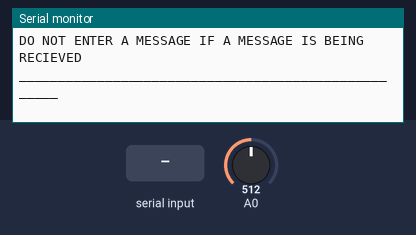
A sketch run on a simulated Arduino Mega 2560, built with avr-gcc and run on an emulated ATmega2560. Parts: the last lines printed to the serial monitor. The test bench sets the inputs (shaded band); at power-on: A0 = 512. Random numbers use the default seed unless the sketch sets one.

Above: at 1.3 s.
1.4 s: "1" received over Serial
At 3.2 s:
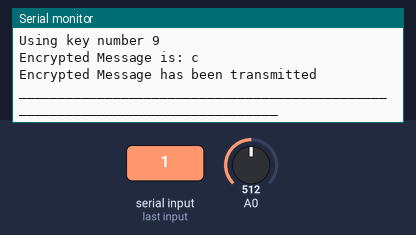
4.0 s: "1" received over the second serial link
At 4.9 s:
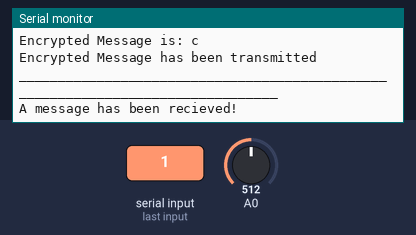
6.6 s: "0" received over Serial
At 8.4 s:
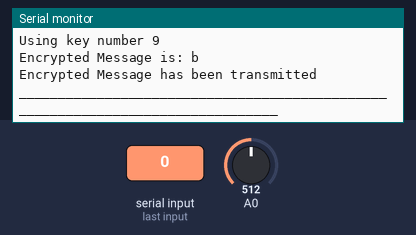
9.2 s: "0" received over the second serial link
At 10.9 s:
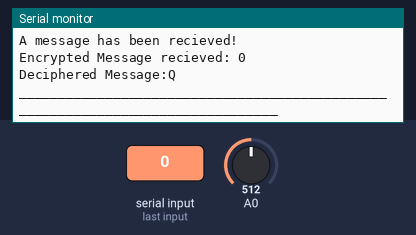
11.8 s: "2" received over Serial
At 13.5 s:
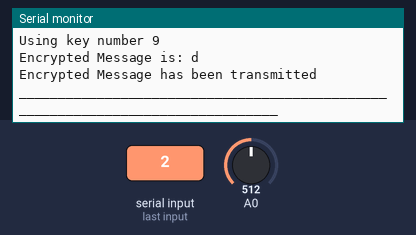
14.4 s: "2" received over the second serial link
At 16.1 s:
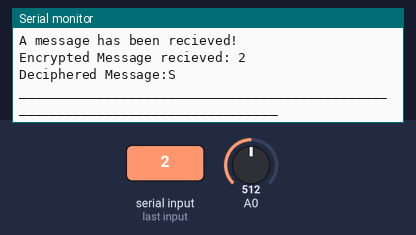

Measured:
- after the input at 1.4 s, the serial monitor: prints a new line after 1.1 s (image 1)
- after the input at 4.0 s, the serial monitor: prints a new line at once (image 2)
- after the input at 6.6 s, the serial monitor: prints a new line after 1.1 s (image 3)
- after the input at 9.2 s, the serial monitor: prints a new line at once (image 4)
- after the input at 11.8 s, the serial monitor: prints a new line after 1.1 s (image 5)
- after the input at 14.4 s, the serial monitor: prints a new line at once (image 6)

The sketch:

Serial_Cipher_TX_and_RX.ino
```cpp
const String keys[] = {
  "TTZUZRZJHP",
  "SUENIFKGAT",
  "CEXGWKMCVQ",
  "SIACAKRFM",
  "CSMKSWSNLH",
  "IPIJWROJBB",
  "SZSGAMYJGJ",
  "BIHLBNUIJS",
  "UTFGSQAISS",
  "SSPXJXURJV",
  "XPDRYPOFAC",
  "DROIFANPZE",
  "DKTZXUQLAM",
  "UDHAWMAJTG",
  "HKTQMEPWXS",
  "IRUQAHZSBP",
  "ZHZAAGTMTN",
  "EHORTISSLQ",
  "NYZZQALWTP",
  "PEEGDJLQLQ",
  "UNQGHTXFSG",
  "NOBSTVFLAX",
  "GQJYEVUNCX",
  "UTJDNOCLSP",
  "XQNGBDOBEN",
  "FURHLIZSIN",
  "AAAPEIGRHI",
  "QWQFCCVFPV",
  "KZEFJHUJWB",
  "NDJNLHURJO"
};


char readyToSend[32] = {'\0'}; //global array, which is to be transmitted via RF24
char recieved[32] = {'\0'}; // global array, which is to be recieved via RF24
int keyRecieved = 0; //global key number, which is to be embedded as the last char recieved[]


String loadInput() { //this functions takes the input string and checks it's validity
  bool errorFlag = false;
  String(inputStr);
  do {
    errorFlag = false;

    while (Serial.available () == 0) {}
    inputStr = Serial.readString();

    inputStr.remove((inputStr.length() - 2), 2);
    int inputLength = inputStr.length();

    if (inputLength > 30) {
      Serial.println("Input longer than 30 chars.");
      errorFlag = true;
    }

  } while (errorFlag);

  return inputStr;
}
String cipherText(String str, const String key) //this function encrypts the message, and returns the encrypted version
{
  String cipher_text;
  for (int i = 0; i < str.length(); i++)
  {
    if (isWhitespace(str[i])) {
      cipher_text += ' ';

    }
    else {
      char x = ((int)(str[i] - 33) + (int)(key[i % key.length()] - 33)) % 94;

      x += 33;
      cipher_text += x;
    }
  }
  return cipher_text;
}

String originalText( String cipher_text, const String key) //this function decrypts the message, and returns the decrypted version
{
  String orig_text;

  for (int i = 0 ; i < cipher_text.length(); i++)
  {
    if (isWhitespace(cipher_text[i])) {
      orig_text += ' ';

    }
    else {
      // converting in range 0-94

      char x = ((cipher_text[i] - 33) - (key[i % key.length()] - 33) + 94) % 94;

      // convert into (ASCII)
      x += 33;
      orig_text += x;
    }
  }
  return orig_text;
}

void prepForTransmit(String input, int keyNumber) { //this function makes pads the string upto 31 with '0', then embeds key


  input.toCharArray(readyToSend, 32);
  int zeroesStart = input.length();


  char keyNumberAsChar = (char)(keyNumber + 65);

  readyToSend[30] = keyNumberAsChar;

  return;
}


String PrepForDecode() { ////this function makes extracts key, then removes padding
  keyRecieved = (recieved[30] - 65);

  String toEdit = String(recieved);
  toEdit.remove(30, 1);

  if (toEdit.indexOf('\0') != 31) {
    toEdit.remove(toEdit.indexOf('\0'), (30 - toEdit.indexOf('\0')));
  }

  else {

  }
  return toEdit;

}

void Transmit() {
  randomSeed(analogRead(A0)); //SEED RANDOM FUNCTION
  delay(100);
  String(text) = loadInput(); //GET INPUT
  Serial.print("You entered: ");
  Serial.println(text); //PRINT INPUT      <--------------------------------------
  int keynumber = random(25);                                     //              |
  String encrypted_message = cipherText( text, keys[keynumber]);  //ENCRYPT THIs _|
  Serial.print("Using key number ");
  Serial.println(keynumber);

  prepForTransmit(encrypted_message, keynumber); // PADDING AND ADD KEYNUMBER
  Serial.print("Encrypted Message is: ");

  Serial.println(readyToSend);


  for (int i = 0; i < 32; i++) {
    Serial1.write(readyToSend[i]);
  }

  Serial1.flush();
  Serial.println("Encrypted Message has been transmitted");

//  for (int i = 0; i < 32; i++) {
//    readyToSend[i] = '\0';
//  }


  Serial.println("________________________________________________________________________________");

  return;

}


void Recieve() {
  Serial.println("A message has been recieved!");
  delay(100);
  Serial1.readBytes(recieved, sizeof(recieved));

  Serial.print("Encrypted Message recieved: ");
  Serial.println(recieved);

  String toDecode = PrepForDecode(); // PREP RECIEVED STRING FOR DECODING (REMOVE PADDING, EXTRACT KEY)

  Serial.print("Deciphered Message:");
  Serial.println(originalText( toDecode , keys[keyRecieved])); // PRINT DECODED STRING
//  for (int i = 0; i < 32; i++) {
//    recieved[i] = '\0';
//  }
  Serial.println("________________________________________________________________________________");

  return;
}

void setup() {  // TEST CODE
  Serial.begin(9600);
  Serial1.begin(9600);

  Serial.println("To transmit a coded message, simply enter your message. Maximum length is 30 chars");
  Serial.println("If you recieve a message, you will be prompted immediately.");
  Serial.println("\nDO NOT ENTER A MESSAGE IF A MESSAGE IS BEING RECIEVED\n____________________________________________________");

}
void loop() { //main program

  while ((Serial.available () == 0) && (Serial1.available () == 0)) {}
  if (Serial1.available()) {
    Recieve();
  }
  else if (Serial.available()) {
    Transmit();
  }
}
```
